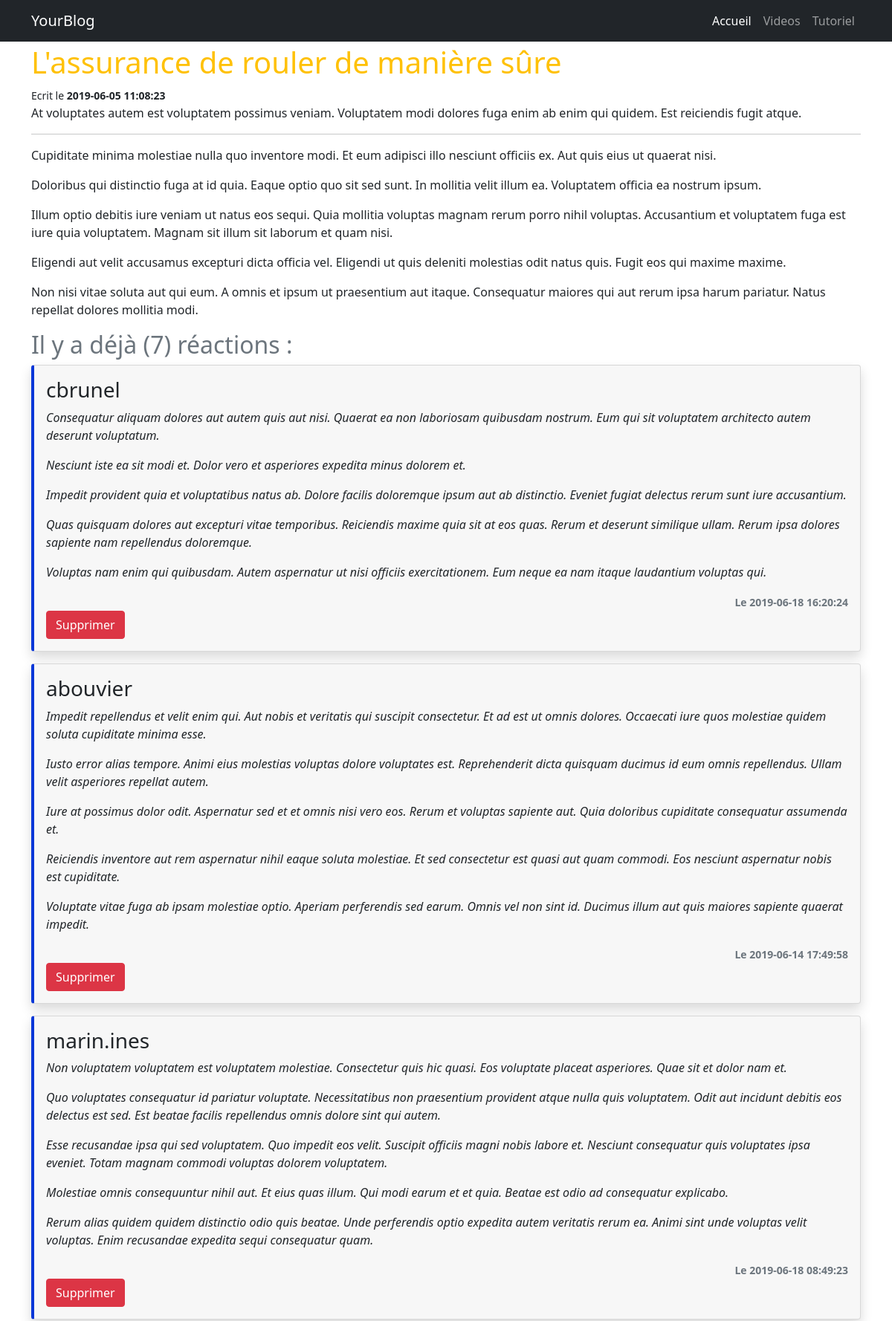
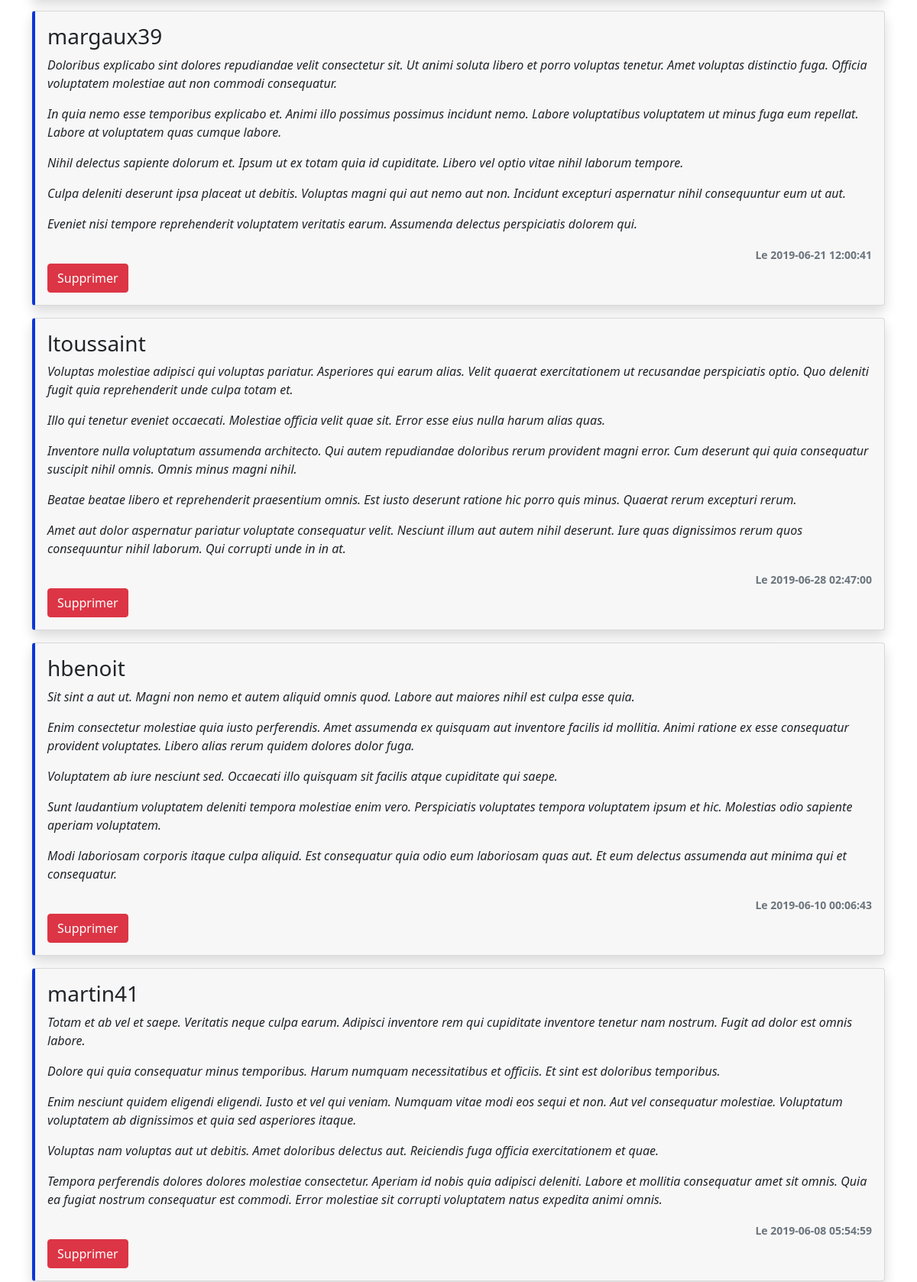
The page /index.php?controller=article&task=show&id=123 (upper part) on the database its author committed (2 pictures, top to bottom).
### tables this page shows
CREATE TABLE IF NOT EXISTS `articles` (
  `id` int(11) NOT NULL AUTO_INCREMENT,
  `title` varchar(255) NOT NULL,
  `slug` varchar(255) NOT NULL,
  `introduction` text NOT NULL,
  `content` text NOT NULL,
  `created_at` datetime NOT NULL,
  PRIMARY KEY (`id`)
);

CREATE TABLE IF NOT EXISTS `comments` (
  `id` int(11) NOT NULL AUTO_INCREMENT,
  `author` varchar(255) NOT NULL,
  `content` text NOT NULL,
  `created_at` datetime NOT NULL,
  `article_id` int(11) NOT NULL,
  PRIMARY KEY (`id`),
  KEY `FK_ARTICLES` (`article_id`)
);

### src/Renderer.php (called while the page is built, shortened)
<?php
class Renderer
{
    public static function render(string $path, array $variables = [])
    {
        extract($variables);
        require('templates/' . $path . '.html.php');
        require('templates/layout.html.php');
    }
}

### src/controllers/Article.php (called while the page is built, shortened)
<?php
class Article extends Controller
{
    public function show()
    {
        $commentModel = new \Models\Comment();
        $article_id = null;
        if (!empty($_GET['id']) && ctype_digit($_GET['id'])) {
            $article_id = $_GET['id'];
        }
        $article = $this->model->find($article_id);
        $commentaires = $commentModel->findAllByArticle($article_id);
        \Renderer::render('articles/show', compact('pageTitle', 'article', 'commentaires', 'article_id'));
    }
}

### src/Application.php (called while the page is built, shortened)
<?php
class Application
{
    public static function process()
    {
        $task = "index";
        if(!empty($_GET['task'])){
            $task = $_GET['task'];
        }
        $controller = new $controllerName;
        $controller->$task();
    }
}

### index.php (called while the page is built)
<?php
require_once('src/autoload.php');
\Application::process();

### src/models/Model.php (called while the page is built, shortened)
<?php
abstract class Model {
    protected $pdo;
    protected $table;
    public function __construct(){
        $this->pdo = \Database::getPdo();
    }
    public function find(int $id)
    {
        $query = $this->pdo->prepare("SELECT * FROM {$this->table} WHERE id =:id");
        $query->execute(['id' => $id]);
        return $query->fetch();
    }
}

### src/autoload.php (called while the page is built, shortened)
<?php
spl_autoload_register(function($className){
    $className = str_replace("\\","/",$className);
});

### src/Database.php (called while the page is built)
<?php
class Database
{
    private static $instance = null;
    public static function getPdo(): PDO
    {
        if(self::$instance === null){
            self::$instance = new PDO('mysql:host=localhost;dbname=blogpoo;charset=utf8', 'root', '', [
                PDO::ATTR_ERRMODE => PDO::ERRMODE_EXCEPTION,
                PDO::ATTR_DEFAULT_FETCH_MODE => PDO::FETCH_ASSOC
            ]);
        }
        return self::$instance;
    }
}

### src/controllers/Controller.php (called while the page is built, shortened)
<?php
abstract class Controller
{
    public function __construct()
    {
        $this->model = new $this->modelName();
    }
}

### src/models/Comment.php (called while the page is built, shortened)
<?php
class Comment extends Model
{
    public function findAllByArticle(int $id): array
    {
        $query = $this->pdo->prepare("SELECT * FROM comments WHERE article_id = :article_id");
        $query->execute(['article_id' => $id]);
        return $query->fetchAll();
    }
}

### templates/articles/show.html.php (the view, shortened to what this page needs)
<h1 class="text-warning"><?= $article['title'] ?></h1>
<small>Ecrit le <b><?= $article['created_at'] ?></b></small>
<p><?= $article['introduction'] ?></p>
<hr>
<?= $article['content'] ?>
<?php if (count($commentaires) === 0) : ?>
    <h2 class="text-muted">Il n'y a pas encore de commentaires pour cet article ... SOYEZ LE PREMIER ! :D</h2>
<?php else : ?>
    <h2 class="text-muted mb-2">Il y a déjà (<?= count($commentaires) ?>) réactions : </h2>
    <?php foreach ($commentaires as $commentaire) : ?>
        <div class="card mb-3 comment shadow border-left-primary">
            <div class="card-body">
                <h3><?= $commentaire['author'] ?></h3>
                <blockquote>
                    <em><?= $commentaire['content'] ?></em>
                </blockquote>
                <div class="text-end">
                    <small class="text-muted fw-bold">Le <?= $commentaire['created_at'] ?></small>
                </div>
                <a class="btn btn-danger" href="index.php?controller=comment&task=delete&id=<?= $commentaire['id'] ?>" onclick="return window.confirm(`Êtes vous sûr de vouloir supprimer ce commentaire ?!`)">Supprimer</a>
            </div>
        </div>
    <?php endforeach ?>
<?php endif ?>

### assets/css/style.css (style rules this page uses)
.card { min-height: 340px !important; }
.comment { background-color: rgb(247, 247, 247); border-left: 4px solid rgb(10, 55, 216); }

### rows shown on the page
articles: title "L'assurance de rouler de manière sûre", created_at "2019-06-05 11:08:23", introduction "At voluptates autem est voluptatem possimus veniam. Voluptatem modi dolores fuga enim ab enim qui quidem. Est reiciendis fugit atque.", content "Cupiditate minima molestiae nulla quo inventore modi. Et eum adipisci illo nesciunt officiis ex. Aut quis eius ut quaerat nisi. Doloribus qui distinctio fuga at id quia. Eaque optio quo sit sed sunt. In mollitia velit illum ea. Voluptatem officia ea nostrum ipsum. Illum optio debitis iure veniam ut natus eos sequi. Quia mollitia voluptas magnam rerum porro nihil voluptas. Accusantium et voluptatem fuga est iure quia voluptatem. Magnam sit illum sit laborum et quam nisi. Eligendi aut velit accusamus excepturi dicta officia vel. Eligendi ut quis deleniti molestias odit natus quis. Fugit eos qui maxime maxime. Non nisi vitae soluta aut qui eum. A omnis et ipsum ut praesentium aut itaque.…"
comments: author "cbrunel", content "Consequatur aliquam dolores aut autem quis aut nisi. Quaerat ea non laboriosam quibusdam nostrum. Eum qui sit voluptatem architecto autem deserunt voluptatum. Nesciunt iste ea sit modi et. Dolor vero et asperiores expedita minus dolorem et. Impedit provident quia et voluptatibus natus ab. Dolore facilis doloremque ipsum aut ab distinctio. Eveniet fugiat delectus rerum sunt iure accusantium. Quas quisquam dolores aut excepturi vitae temporibus. Reiciendis maxime quia sit at eos quas. Rerum et deserunt similique ullam. Rerum ipsa dolores sapiente nam repellendus doloremque. Voluptas nam enim qui quibusdam. Autem aspernatur ut nisi officiis exercitationem. Eum neque ea nam itaque laudantium…", created_at "2019-06-18 16:20:24"
comments: author "abouvier", content "Impedit repellendus et velit enim qui. Aut nobis et veritatis qui suscipit consectetur. Et ad est ut omnis dolores. Occaecati iure quos molestiae quidem soluta cupiditate minima esse. Iusto error alias tempore. Animi eius molestias voluptas dolore voluptates est. Reprehenderit dicta quisquam ducimus id eum omnis repellendus. Ullam velit asperiores repellat autem. Iure at possimus dolor odit. Aspernatur sed et et omnis nisi vero eos. Rerum et voluptas sapiente aut. Quia doloribus cupiditate consequatur assumenda et. Reiciendis inventore aut rem aspernatur nihil eaque soluta molestiae. Et sed consectetur est quasi aut quam commodi. Eos nesciunt aspernatur nobis est cupiditate. Voluptate vitae…", created_at "2019-06-14 17:49:58"
comments: author "marin.ines", content "Non voluptatem voluptatem est voluptatem molestiae. Consectetur quis hic quasi. Eos voluptate placeat asperiores. Quae sit et dolor nam et. Quo voluptates consequatur id pariatur voluptate. Necessitatibus non praesentium provident atque nulla quis voluptatem. Odit aut incidunt debitis eos delectus est sed. Est beatae facilis repellendus omnis dolore sint qui autem. Esse recusandae ipsa qui sed voluptatem. Quo impedit eos velit. Suscipit officiis magni nobis labore et. Nesciunt consequatur quis voluptates ipsa eveniet. Totam magnam commodi voluptas dolorem voluptatem. Molestiae omnis consequuntur nihil aut. Et eius quas illum. Qui modi earum et et quia. Beatae est odio ad consequatur…", created_at "2019-06-18 08:49:23"
comments: author "margaux39", content "Doloribus explicabo sint dolores repudiandae velit consectetur sit. Ut animi soluta libero et porro voluptas tenetur. Amet voluptas distinctio fuga. Officia voluptatem molestiae aut non commodi consequatur. In quia nemo esse temporibus explicabo et. Animi illo possimus possimus incidunt nemo. Labore voluptatibus voluptatem ut minus fuga eum repellat. Labore at voluptatem quas cumque labore. Nihil delectus sapiente dolorum et. Ipsum ut ex totam quia id cupiditate. Libero vel optio vitae nihil laborum tempore. Culpa deleniti deserunt ipsa placeat ut debitis. Voluptas magni qui aut nemo aut non. Incidunt excepturi aspernatur nihil consequuntur eum ut aut. Eveniet nisi tempore reprehenderit…", created_at "2019-06-21 12:00:41"
comments: author "ltoussaint", content "Voluptas molestiae adipisci qui voluptas pariatur. Asperiores qui earum alias. Velit quaerat exercitationem ut recusandae perspiciatis optio. Quo deleniti fugit quia reprehenderit unde culpa totam et. Illo qui tenetur eveniet occaecati. Molestiae officia velit quae sit. Error esse eius nulla harum alias quas. Inventore nulla voluptatum assumenda architecto. Qui autem repudiandae doloribus rerum provident magni error. Cum deserunt qui quia consequatur suscipit nihil omnis. Omnis minus magni nihil. Beatae beatae libero et reprehenderit praesentium omnis. Est iusto deserunt ratione hic porro quis minus. Quaerat rerum excepturi rerum. Amet aut dolor aspernatur pariatur voluptate consequatur…", created_at "2019-06-28 02:47:00"
comments: author "hbenoit", content "Sit sint a aut ut. Magni non nemo et autem aliquid omnis quod. Labore aut maiores nihil est culpa esse quia. Enim consectetur molestiae quia iusto perferendis. Amet assumenda ex quisquam aut inventore facilis id mollitia. Animi ratione ex esse consequatur provident voluptates. Libero alias rerum quidem dolores dolor fuga. Voluptatem ab iure nesciunt sed. Occaecati illo quisquam sit facilis atque cupiditate qui saepe. Sunt laudantium voluptatem deleniti tempora molestiae enim vero. Perspiciatis voluptates tempora voluptatem ipsum et hic. Molestias odio sapiente aperiam voluptatem. Modi laboriosam corporis itaque culpa aliquid. Est consequatur quia odio eum laboriosam quas aut. Et eum…", created_at "2019-06-10 00:06:43"
comments: author "martin41", content "Totam et ab vel et saepe. Veritatis neque culpa earum. Adipisci inventore rem qui cupiditate inventore tenetur nam nostrum. Fugit ad dolor est omnis labore. Dolore qui quia consequatur minus temporibus. Harum numquam necessitatibus et officiis. Et sint est doloribus temporibus. Enim nesciunt quidem eligendi eligendi. Iusto et vel qui veniam. Numquam vitae modi eos sequi et non. Aut vel consequatur molestiae. Voluptatum voluptatem ab dignissimos et quia sed asperiores itaque. Voluptas nam voluptas aut ut debitis. Amet doloribus delectus aut. Reiciendis fuga officia exercitationem et quae. Tempora perferendis dolores dolores molestiae consectetur. Aperiam id nobis quia adipisci deleniti.…", created_at "2019-06-08 05:54:59"

### other values the page prints
count($commentaires) "7"
